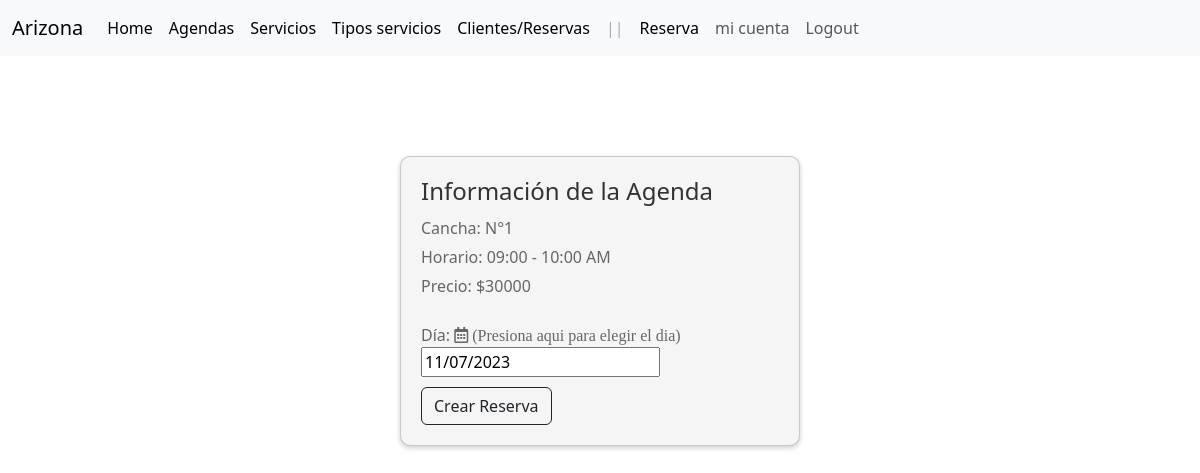
The page /clientes/reserva/crear/10/ (signed in) on the database its author committed.
### services/models.py (models this page shows, shortened)
class Agenda(models.Model):
    cancha = models.ForeignKey(Cancha, on_delete=models.CASCADE)
    horario = models.ForeignKey(Horario, on_delete=models.CASCADE)
    disponible = models.BooleanField(default=True)
    class Meta:
        verbose_name = _('Agenda')
        verbose_name_plural = _('Agendas')
        unique_together = ('cancha', 'horario')

class Cancha(models.Model):
    NUMERACION_CHOICES = [
        ('1', 'Cancha 1'),
        ('2', 'Cancha 2'),
        ('3', 'Cancha 3'),
        ('4', 'Cancha 4'),
        ('5', 'Cancha 5'),
        ('6', 'Cancha 6'),
        ('7', 'Cancha 7'),
        ('8', 'Cancha 8'),
    ]
    numeracion = models.CharField(max_length=10, choices=NUMERACION_CHOICES)
    tipo = models.ForeignKey(TipoCancha, on_delete=models.CASCADE, related_name='canchas')
    class Meta:
        verbose_name = _('Cancha')
        verbose_name_plural = _('Canchas')

class Horario(models.Model):
    AM = 'AM'
    PM = 'PM'
    HORAS_CHOICES = [
        ('09', '09:00 - 10:00'),
        ('10', '10:00 - 11:00'),
        ('11', '11:00 - 12:00'),
        ('12', '12:00 - 01:00'),
        ('16', '04:00 - 05:00'),
        ('17', '05:00 - 06:00'),
        ('18', '06:00 - 07:00'),
        ('19', '07:00 - 08:00'),
        ('20', '08:00 - 09:00'),
        ('21', '09:00 - 10:00'),
    ]
    MERIDIEM_CHOICES = [
        (AM, 'AM'),
        (PM, 'PM'),
    ]
    horario = models.CharField(max_length=10, choices=HORAS_CHOICES, unique=True)
    meridiem = models.CharField(max_length=2, choices=MERIDIEM_CHOICES, default=PM)
    def __str__(self):
        return f'{self.get_horario_display()} {self.get_meridiem_display()}'
    class Meta:
        verbose_name = _('Horario')
        verbose_name_plural = _('Horarios')

class TipoCancha(models.Model):
    nombre = models.CharField(max_length=50)
    precio = models.DecimalField(max_digits=8, decimal_places=0)
    descripcion = models.TextField()
    class Meta:
        verbose_name = _('Tipo de Cancha')
        verbose_name_plural = _('Tipos de Canchas')

### client/views.py (the view, shortened to what this page needs)
# urls.py: path('reserva/crear/<int:agenda_id>/', views.crear_reserva, name='crear_reserva'),
@login_required(login_url='login')
def crear_reserva(request, agenda_id):
    agenda = get_object_or_404(Agenda, id=agenda_id)
    form = ReservaForm(initial={'agenda': agenda})
    try:
        cliente = request.user.cliente
    except Cliente.DoesNotExist:
        messages.warning(request, 'Necesitas los DATOS COMPLEMENTARIOS para realizar una reserva')
        return redirect(to='client:cliente_create')
    dias_reservados = Reserva.objects.filter(agenda__cancha=agenda.cancha, agenda__horario=agenda.horario).values_list('dia', flat=True)
    dias_reservados_str = ', '.join([dia.strftime('%d/%m/%Y') for dia in dias_reservados])
    dias_reservados_json = json.dumps(dias_reservados_str)
    contexto = {
        'form': form,
        'agenda': agenda,
        'dias_reservados_json': dias_reservados_json,
    }
    return render(request, 'reserva/crear.html', contexto)

### client/forms.py (shortened to what this page needs)
class ReservaForm(forms.ModelForm):
    dia = forms.DateField(widget=forms.DateInput(attrs={'class': 'datepicker'}))
    class Meta:
        model = Reserva
        fields = ['dia']

### client/templates/reserva/crear.html (shortened to what this page needs)
{% extends "layout.html" %}
{% load static %}
{% block head %}
<link rel="stylesheet" href="{% static 'css/reserva/reserva.css' %}" type="text/css">
<link rel="stylesheet" href="https://code.jquery.com/ui/1.12.1/themes/base/jquery-ui.css">
{% endblock %}
{% block container %}
<div class="card">
    <h2>Información de la Agenda</h2>
    <p>Cancha: N°{{ agenda.cancha.numeracion }}</p>
    <p>Horario: {{ agenda.horario }}</p>
    <p>Precio: ${{ agenda.cancha.tipo.precio }}</p>
    <form method="post" class="reserva-form">
        <div class="form-group">
            <label for="{{ form.dia.id_for_label }}">Día: <i class="far fa-calendar-alt"><span> (Presiona aqui para
                        elegir el dia)</span></i><br>{{ form.dia }}</label>
        </div>
        <input type="submit" value="Crear Reserva" class="btn btn-outline-dark" {% if transaction_data.token %}disabled{% endif %}>
    </form>
</div>
{% endblock %}

### static/css/reserva/reserva.css (style rules this page uses)
.card { background-color: #f5f5f5; border-radius: 10px; box-shadow: 0px 2px 5px rgba(0, 0, 0, 0.2); padding: 20px; width: 400px; margin: 0 auto; margin-top: 100px; }
.card h2 { color: #333; font-size: 24px; margin-bottom: 10px; }
.card p { color: #666; font-size: 16px; margin-bottom: 5px; }
.reserva-form { margin-top: 20px; }
.form-group label { color: #666; font-size: 16px; margin-bottom: 10px; }

### rows shown on the page
Agenda: cancha.numeracion "1", horario "09:00 - 10:00 AM", cancha.tipo.precio "30000"
